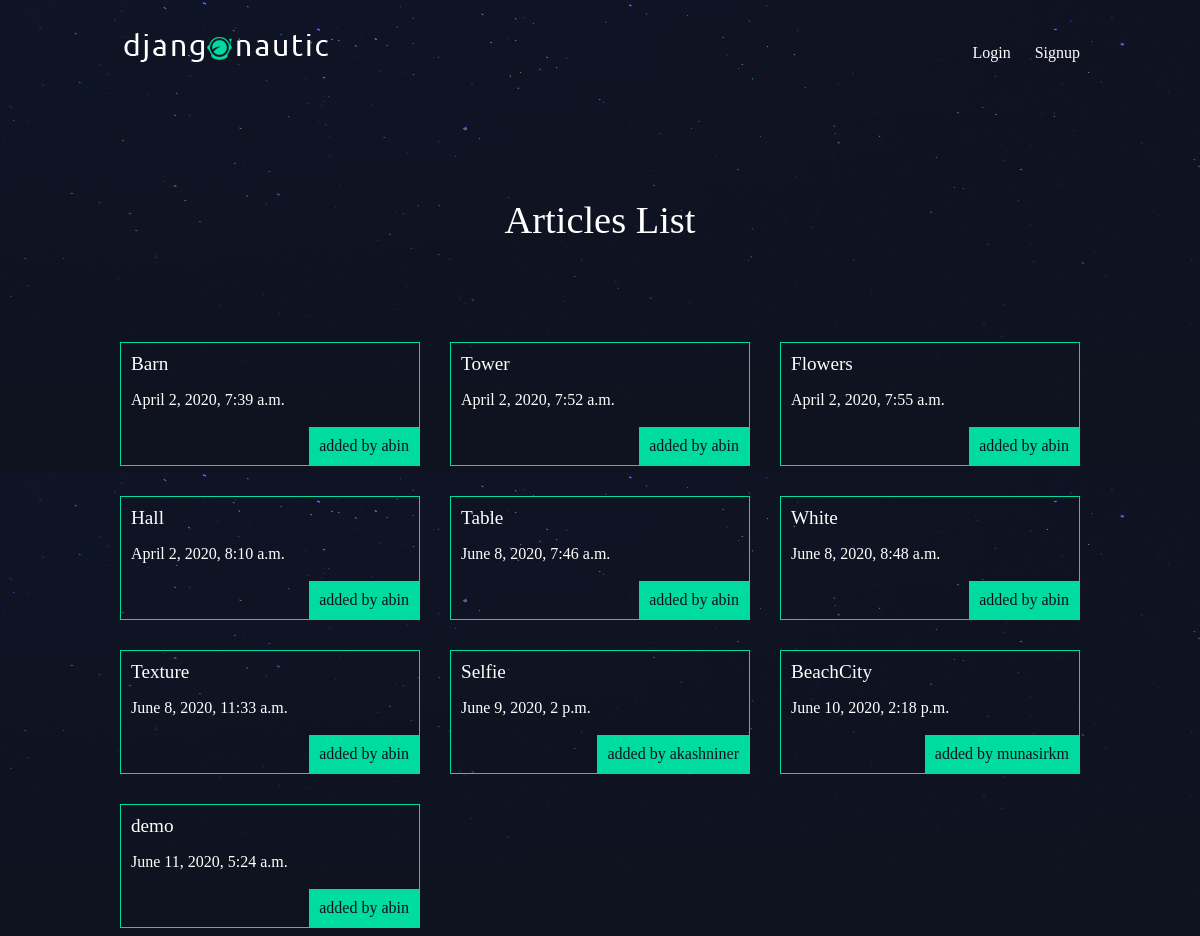
The page /articles/ on the database as committed earlier.
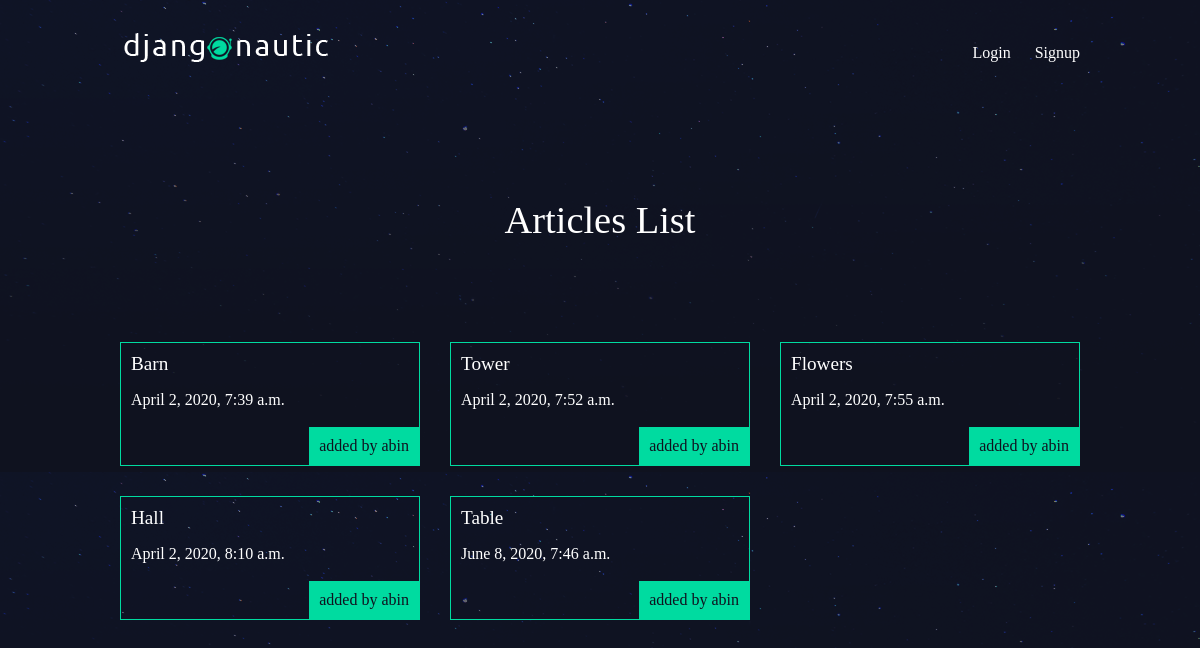
The same page on the database as committed later.
### articles/models.py (models this page shows, shortened)
class Image(models.Model):
    name = models.CharField(max_length=100)
    date = models.DateTimeField(auto_now_add=True)
    slug = models.SlugField(default='default-slug')
    raw_image = models.ImageField(default='default.png', blank=True)
    processed_image = models.ImageField(blank=True)
    author = models.ForeignKey(User, default=None,on_delete=models.CASCADE)

### articles/views.py (the view)
def article_list(request):
    articles = Image.objects.all().order_by('date')
    return render(request, 'articles/article_list.html', { 'articles': articles })

### articles/templates/articles/article_list.html
{% extends 'base_layout.html' %}
{% block content%}
<h1>Articles List</h1>
<div class="articles">
    {% for article in articles %}
    <div class="article">
        <h2><a href="{% url 'articles:detail' slug=article.slug %}">{{ article.name }}</a></h2>
        <p>{{ article.date }}</p>
        <p class="author">added by {{ article.author.username }}</p>
    </div>
    {% endfor %}
</div>
{% endblock %}

### templates/base_layout.html (shortened to what this page needs)
{% load static %}
<!DOCTYPE html>
<html>
    <head>
        <link rel="stylesheet" href="{% static 'styles.css' %}">
    </head>
    <body>
        <header class="wrapper">
            <h1><a href="{% url 'home' %}"><img src="{% static 'logo.png' %}" alt="djangonautic" /></a></h1>
            <nav>
                <ul>
                    {% if user.is_authenticated %}
                    <li>
                        <form class="logout-link" action="{% url 'accounts:logout' %}" method="post">
                            {% csrf_token %}
                            <button type="submit">Logout</button>
                        </form>
                    </li>
                    <li><a href="{% url 'articles:upload' %}" class="highlight">New Upload</a></li>
                    {% else %}
                    <li><a href="{% url 'accounts:login' %}">Login</a></li>
                    <li><a href="{% url 'accounts:signup' %}">Signup</a></li>
                    {% endif %}
                </ul>
            </nav>
        </header>
        <div class="wrapper">
            {% block content %}
            {% endblock %}
        </div>
    </body>
</html>

### assets/styles.css (style rules this page uses)
body { background-color: #0f121f; background-image: url(/static/stars.png); background-repeat-y: no-repeat; color: #fff; }
body * { font-family: Ubuntu; }
h1, h2, h3, h4, h5 { font-weight: normal; margin: 0; }
a, a:hover, a:visited { color: #fff; text-decoration: none; }
.wrapper { max-width: 960px; margin: 0 auto; }
div.wrapper > h1 { text-align: center; margin: 100px auto; font-size: 2.4em }
header { display: grid; grid-template-columns: 1fr 1fr; padding: 20px 0; }
nav { justify-self: end; }
nav li { display: inline-block; list-style-type: none; margin-left: 20px; }
.articles { display: grid; grid-template-columns: 1fr 1fr 1fr; grid-gap: 30px; }
.article { padding: 10px; border: 1px solid #00dba0; position: relative; padding-bottom: 40px; }
.article h2 { font-size: 1.2em; }
.article .author { padding: 10px; background: #00dba0; position: absolute; right: 0; bottom: 0; margin: 0; color: #0f121f; }

Rows that differ between the two databases and show on the page:
removed Image: name "White", date "June 8, 2020, 8:48 a.m.", author.username "abin"
removed Image: name "Texture", date "June 8, 2020, 11:33 a.m.", author.username "abin"
removed Image: name "Selfie", date "June 9, 2020, 2 p.m.", author.username "akashniner"
removed Image: name "BeachCity", date "June 10, 2020, 2:18 p.m.", author.username "munasirkm"
removed Image: name "demo", date "June 11, 2020, 5:24 a.m.", author.username "abin"
